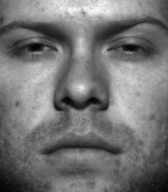
#> input picture MP3/croppedyale/yaleB01/yaleB01_P00A+000E+20.pgm, 168 x 192 px, given in place of yaleB01_P00_Ambient.pgm, which was not available
$ python Liang_Huey-Chii_a3_p2.py
#> lines starting #> are read from the running program, lines starting #| are printed output that depends on the picture; pictures that were not available may be replaced by others from this repository, and a replacement may not be noted
import os
# import sys
import glob
# import re
import time
# import matplotlib
import numpy as np
from PIL import Image
import matplotlib.pyplot as plt
from mpl_toolkits.mplot3d import Axes3D

#####################################
### Provided functions start here ###
#####################################

## Image loading and saving
def LoadFaceImages(pathname, subject_name, num_images):
    """
    Load the set of face images.
    The routine returns
        ambimage: image illuminated under the ambient lighting
        imarray: a 3-D array of images, h x w x Nimages
        lightdirs: Nimages x 3 array of light source directions
    """
    def load_image(fname):
        return np.asarray(Image.open(fname))

    def fname_to_ang(fname):
        yale_name = os.path.basename(fname)
        return int(yale_name[12:16]), int(yale_name[17:20])

    def sph2cart(az, el, r):
        rcos_theta = r * np.cos(el)
        x = rcos_theta * np.cos(az)
        y = rcos_theta * np.sin(az)
        z = r * np.sin(el)
        return x, y, z

    ambimage = load_image(
        os.path.join(pathname, subject_name + '_P00_Ambient.pgm'))
#> in load_image, returned value is the input picture: shape (192, 168); min 3, max 254, mean 116.5
    im_list = glob.glob(os.path.join(pathname, subject_name + '_P00A*.pgm'))
    if num_images <= len(im_list):
        im_sub_list = np.random.choice(im_list, num_images, replace=False)
    else:
        print(
            'Total available images is less than specified.\nProceeding with %d images.\n'
            % len(im_list))
        im_sub_list = im_list
    im_sub_list.sort()
    imarray = np.stack([load_image(fname) for fname in im_sub_list], axis=-1)
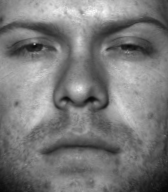
#> input picture MP3/croppedyale/yaleB01/yaleB01_P00A+005E+10.pgm, 168 x 192 px
#> in load_image, returned value is the input picture: shape (192, 168); min 6, max 249, mean 121.4
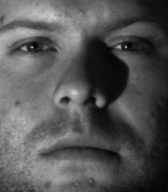
#> input picture MP3/croppedyale/yaleB01/yaleB01_P00A+035E-20.pgm, 168 x 192 px
#> in load_image, returned value is the input picture: shape (192, 168); min 2, max 211, mean 85.2
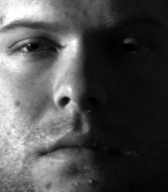
#> input picture MP3/croppedyale/yaleB01/yaleB01_P00A+070E+00.pgm, 168 x 192 px
#> in load_image, returned value is the input picture: shape (192, 168); min 0, max 255, mean 78.3
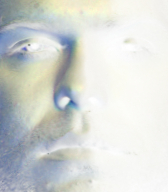
#> imarray: shape (192, 168, 4); mean R, G, B, A 116.5, 121.4, 85.2, 78.3; transparent parts drawn white
    Ang = np.array([fname_to_ang(fname) for fname in im_sub_list])

    x, y, z = sph2cart(Ang[:, 0] / 180.0 * np.pi, Ang[:, 1] / 180.0 * np.pi, 1)
    lightdirs = np.stack([y, z, x], axis=-1)
    return ambimage, imarray, lightdirs

# [29 lines left out: functions save_outputs, set_aspect_equal_3d, not called in this run]

def display_albedo(albedo_image):
    fig = plt.figure()
    plt.imshow(albedo_image, cmap='gray')
    plt.axis('off')

def display_height_map(albedo_image, height_map, viewpoint):
    fig = plt.figure(figsize=(10, 10))
    ax = fig.add_subplot(projection='3d')
    ax.view_init(viewpoint[0], viewpoint[1])
    X = np.arange(albedo_image.shape[0])
    Y = np.arange(albedo_image.shape[1])
    X, Y = np.meshgrid(Y, X)
    H = np.flipud(np.fliplr(height_map))
    A = np.flipud(np.fliplr(albedo_image))
    A = np.stack([A, A, A], axis=-1)
    ax.xaxis.set_ticks([])
    ax.xaxis.set_label_text('Z')
    ax.yaxis.set_ticks([])
    ax.yaxis.set_label_text('X')
    ax.zaxis.set_ticks([])
    ax.yaxis.set_label_text('Y')
    surf = ax.plot_surface(H, X, Y, cmap='gray', facecolors=A, linewidth=0, antialiased=False)
    set_aspect_equal_3d(ax)

## Plot the surface normals
def plot_surface_normals(surface_normals):
    """
    surface_normals: h x w x 3 matrix.
    """
    fig = plt.figure()
    ax = plt.subplot(1, 3, 1)
    ax.axis('off')
    ax.set_title('X')
    im = ax.imshow(surface_normals[:,:,0])
    ax = plt.subplot(1, 3, 2)
    ax.axis('off')
    ax.set_title('Y')
    im = ax.imshow(surface_normals[:,:,1])
    ax = plt.subplot(1, 3, 3)
    ax.axis('off')
    ax.set_title('Z')
    im = ax.imshow(surface_normals[:,:,2])

#######################################
### Your implementation starts here ###
#######################################

def preprocess(ambimage, imarray):
    """
    preprocess the data:
        1. subtract ambient_image from each image in imarray.
        2. make sure no pixel is less than zero.
        3. rescale values in imarray to be between 0 and 1.
    Inputs:
        ambimage: h x w
        imarray: h x w x Nimages
    Outputs:
        processed_imarray: h x w x Nimages
    """
    processed_imarray = imarray - np.stack([ambient_image]*imarray.shape[2], axis=2)
    processed_imarray[processed_imarray < 0] = 0
    processed_imarray = processed_imarray / 255
    return processed_imarray

def photometric_stereo(imarray, light_dirs):
    """
    Inputs:
        imarray:  h x w x Nimages
        light_dirs: Nimages x 3
    Outputs:
        albedo_image: h x w
        surface_norms: h x w x 3
    """
    h, w, N = imarray.shape[0], imarray.shape[1], imarray.shape[2]
    imarray_new = imarray.reshape(h * w, N).transpose()
    g = np.linalg.lstsq(light_dirs, imarray_new, rcond=None)[0]
    albedo_image = np.linalg.norm(g, axis=0).reshape(h, w)
    surface_normals = g.transpose().reshape(h, w, 3) / np.stack([albedo_image]*3, axis=2)
    return albedo_image, surface_normals

def get_surface(surface_normals, integration_method):
    """
    Inputs:
        surface_normals: h x w x 3
        integration_method: string in ['average', 'column', 'row', 'random']
    Outputs:
        height_map: h x w
    """
    fx = surface_normals[:,:,0] / surface_normals[:,:,2]
    fy = surface_normals[:,:,1] / surface_normals[:,:,2]

    def average():
        height_map_rc = np.vstack([np.cumsum(fx, axis=1)[0,:]] * fx.shape[0]) + np.cumsum(fy, axis=0)
        height_map_cr = np.vstack([np.cumsum(fy, axis=0)[:,0]] * fy.shape[1]).transpose() + np.cumsum(fx, axis=1)
        height_map = (height_map_rc + height_map_cr) / 2
        return height_map

    def row():
        height_map = np.vstack([np.cumsum(fx, axis=1)[0,:]] * fx.shape[0]) + np.cumsum(fy, axis=0)
        return height_map

    def column():
        height_map = np.vstack([np.cumsum(fy, axis=0)[:,0]] * fy.shape[1]).transpose() + np.cumsum(fx, axis=1)
        return height_map

    # [30 lines left out: function random, not called in this run]

    method = {'average': average, 'column': column, 'row': row, 'random': random}
    height_map = method[integration_method]()
    return height_map

## Main function
if __name__ == '__main__':
    root_path = 'C:/Users/liang/Desktop/croppedyale/'

    subject_name = 'yaleB01'
    # subject_name = 'yaleB02'
    # subject_name = 'yaleB05'
    # subject_name = 'yaleB07'

    integration_method = 'average'
    # integration_method = 'column'
    # integration_method = 'row'
    # integration_method = 'random'

    full_path = '%s%s' % (root_path, subject_name)
    ambient_image, imarray, light_dirs = LoadFaceImages(full_path, subject_name, 64)
#> light_dirs = [[0, 0.342, 0.94], [0.0858, 0.174, 0.981], [0.539, -0.342, 0.77], [0.94, 0, 0.342]]
    processed_imarray = preprocess(ambient_image, imarray)
    albedo_image, surface_normals = photometric_stereo(processed_imarray, light_dirs)
#> in photometric_stereo, `surface_normals = g.transpose().reshape(h, w, 3) / np.stack([albedo_im..`:
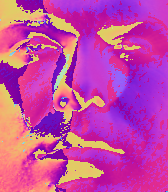
#> surface_normals: shape (192, 168, 3) float64; mean of channels 0, 1, 2 0.559, -0.412, 0.312; drawn with min black and max white
    height_map = get_surface(surface_normals, integration_method)

    # save_flag = True
    save_flag = False

    if save_flag:
        save_outputs(subject_name, albedo_image, surface_normals)

    plot_surface_normals(surface_normals)
    display_albedo(albedo_image)
    display_height_map(albedo_image, height_map, viewpoint=[20, 20]) # front
#> in display_height_map, `H = np.flipud(np.fliplr(height_map))`:
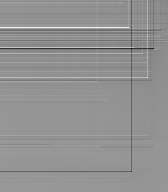
#> H: shape (192, 168) float64; min -7888.7, max 5380.8, mean -286.9; drawn with min black and max white
#> in display_height_map, `A = np.flipud(np.fliplr(albedo_image))`:
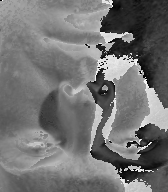
#> A: shape (192, 168) float64; min 0.00199, max 1.97, mean 0.893; drawn with min black and max white
#> (the run stopped early here; a loop or call above may not have finished)
